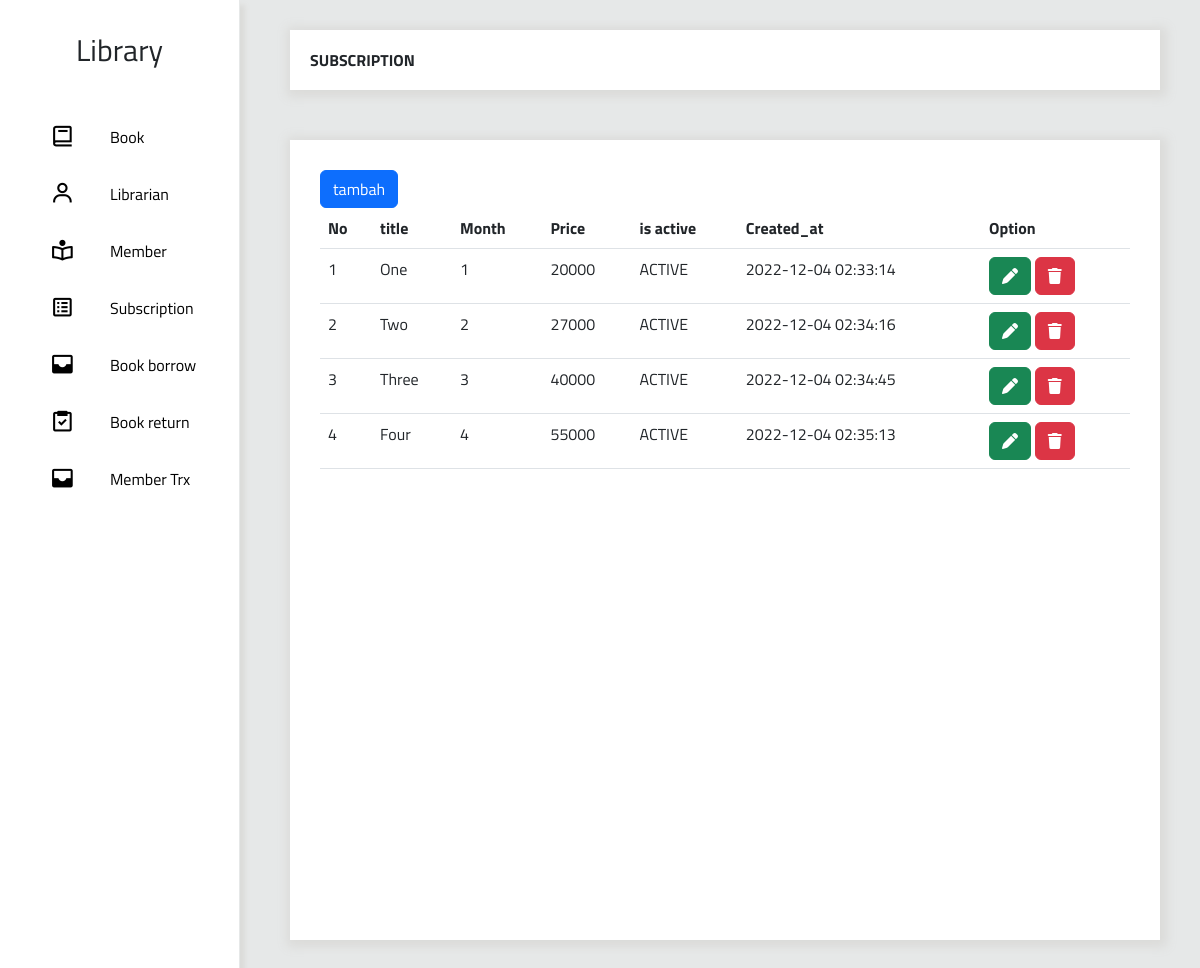
The page /index.php/subscription on the database its author committed.
### tables this page shows
CREATE TABLE `subscriptions` (
  `id` int(11) NOT NULL,
  `title` varchar(50) NOT NULL,
  `month` tinyint(6) NOT NULL,
  `price` float NOT NULL,
  `is_active` tinyint(1) NOT NULL DEFAULT 1,
  `created_at` timestamp NULL DEFAULT NULL,
  `updated_at` timestamp NULL DEFAULT NULL
);

### application/controllers/subscription.php (called while the page is built, shortened)
<?php
class Subscription extends CI_Controller
{
    public function __construct()
    {
        $this->load->model('Subscription_model', 'subscription');
        $this->load->library('form_validation');
    }
    public function index()
    {
        $data['subscription'] = $this->subscription->all();
        $this->load->view('template/header3');
        $this->load->view('template/navbar');
        $this->load->view('subscription/index', $data);
        $this->load->view('template/footer');
    }
}

### index.php (called while the page is built, shortened)
<?php
require_once BASEPATH.'core/CodeIgniter.php';

### application/models/Subscription_model.php (called while the page is built, shortened)
<?php
class Subscription_model extends CI_Model{
    protected $table= 'subscriptions';
    public function all(){
        return $this->db->query("SELECT * from $this->table")->result();
    }
}

### application/views/subscription/index.php (the view, shortened to what this page needs)
<div class="content">
            <div class="top bg-white" style="font-weight:bold;padding-left:20px;display:grid; align-items:center">
                SUBSCRIPTION
            </div>
            <div class="bottom">
<table class="table">
    <a href="<?= base_url('index.php/subscription/add') ?>" class="btn btn-primary"> tambah</a>
    <tr>
        <th scope="col">No</th>
        <th scope="col">title</th>
        <th scope="col">Month</th>
        <th scope="col">Price</th>
        <th scope="col">is active</th>
        <th scope="col">Created_at</th>
        <th scope="col">Option</th>
    </tr>
    <tr>
        <?php
        $no = 1;
        foreach ($subscription as $key => $data) { ?>
    <tr>
        <td><?= $no++ ?> </td>
        <td><?= $data->title ?></td>
        <td><?= $data->month ?></td>
        <td><?= $data->price ?></td>
        <td><?php if ($data->is_active == 1) {
                echo "ACTIVE";
            } else {
                echo "NONACTIVE";
            }   ?></td>
        <td><?= $data->created_at ?></td>
        <td><a href="<?= base_url('index.php/subscription/edit/' . $data->id) ?>" class="btn btn-success"><i class="fa-solid fa-pen"></i></a>
            <a href="<?= base_url('index.php/subscription/delete/' . $data->id) ?>" class="btn btn-danger"><i class="fa-solid fa-trash"></i></a>
        </td>
    </tr>
<?php } ?>
</table>

### application/views/template/header3.php (style rules this page uses)
* { font-family: 'Titillium Web', sans-serif }
body { background-color: #e6e8e8; }
.content { display: grid; grid-template-rows: 90px auto; }
.navigation, .content { height: 100%; }
* { text-decoration: none; }
.top { margin: 30px 40px 0 40px; box-shadow: 2px 2px 10px 5px #dbdbd9; }
.bottom { margin: 50px 40px 40px 40px; min-height: 100vh; box-shadow: 2px 2px 10px 5px #dbdbd9; background-color: white; padding: 30px; }

### rows shown on the page
subscriptions: title "One", month "1", price "20000", is_active "ACTIVE", created_at "2022-12-04 02:33:14"
subscriptions: title "Two", month "2", price "27000", is_active "ACTIVE", created_at "2022-12-04 02:34:16"
subscriptions: title "Three", month "3", price "40000", is_active "ACTIVE", created_at "2022-12-04 02:34:45"
subscriptions: title "Four", month "4", price "55000", is_active "ACTIVE", created_at "2022-12-04 02:35:13"
